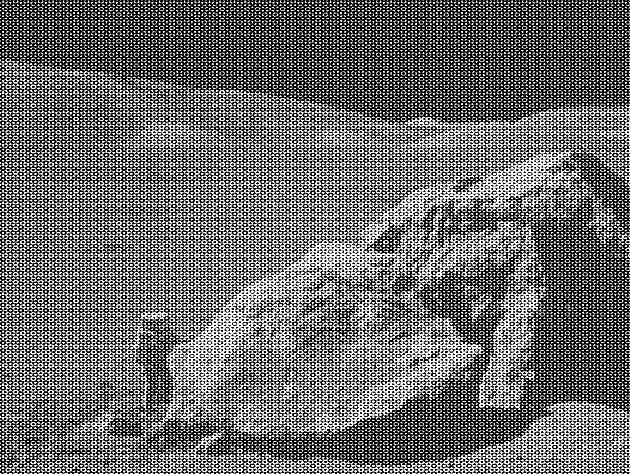
#> input picture Assignment 2 Submission/moonlanding.png, 630 x 474 px
$ python fft.py
#> lines starting #> are read from the running program, lines starting #| are printed output that depends on the picture
#Aleksas Murauskas and Jacob McConnell
#ECSE 316 Signals and Networks
#Fast Fourier Tranform


#TODO
#Implememnt two types of DFT
#Understand why one version
#Extend the FFT algo to a 2 Dimensions
# Use FFT to denoise an image
# Use FFT to compress a file

import sys
import matplotlib
import numpy
import numpy.fft
from matplotlib.colors import LogNorm
import matplotlib.pyplot as plt
import matplotlib.image as mpimg
import cv2
import math
#default input values
mode =1
image_filename="moonlanding.png";


for x in range(0,len(sys.argv)):
	if sys.argv[x]=="-m":
		mode = int(sys.argv[x+1])
	elif sys.argv[x]=="-i":
		image_filename = sys.argv[x+1]
'''
'''

#[Default] if mode =1
#For Fast mode, image is converted into FFT and displayed

# Mode =2
# denoise [truncate high frequencies]

# Mode =3
#Compression and save image

# Mode =4
#plot the runtime graphs for the report
# [44 lines left out: functions pad, f_filter, mode2, not called in this run]


def mode1(name):
    img =cv2.imread(image_filename,0)

    fig, axs = plt.subplots(1,2)
    axs[0].imshow(img,cmap='gray')
    axs[0].set_title('original')

    img=pad_for_two(img)
    ff= numpy.log(two_ddft(img))
    axs[1].imshow(numpy.real(ff), norm = matplotlib.colors.LogNorm())
    axs[0].set_title('ft')
    plt.show()


def next_power2(number):
    return 2**math.ceil(numpy.log2(number))
def pad_for_two(img):
    #makes sure both sides are powers of twos f
    height= len(img)
    width = len(img[0])
    new_height =next_power2(height)
    new_width= next_power2(width)
    new_array =numpy.empty(shape=(new_height, new_width))
    new_array.fill(0)
    new_height= len(new_array)
    new_width= len(new_array[0])
    # [4 lines of commented-out code are left out]
    for y in range (0,height):
        for x in range (0,width):
            new_array[y][x]=img[y][x]
    return new_array

# [12 lines left out: functions dftELEMENT, dftSLOW, not called in this run]


def jacobfft(x):
    N= len(x)
    if N==1:
        #return idftSLOW(x)
        return numpy.array([numpy.complex(x[0])])
    else:
        even =numpy.array(x[0:N:2])
        odd = numpy.array(x[1:N:2])
        result_even= jacobfft(even)
        result_odd= jacobfft(odd)
        result =numpy.array([0j]*N)
        for k in range (0,N//2):
            t= numpy.exp(-2j*numpy.pi*k/N)*result_odd[k]
            result[k]= result_even[k]+t
            result[k+N//2]=result_even[k]-t
        return result


def ifftCON(X):
    N=len(X)
    return (1/N)*numpy.conj(jacobfft(numpy.conj(X)))

def idft(x):
    return ifftCON(x)


def dft(data):
    #return numpy.fft.fft(data)
    return jacobfft(data)

def two_ddft(img_data):
    #dft the rows
    img_data= pad_for_two(img_data)
    changed_rows= list(map(lambda x: dft(x),img_data))
    return numpy.transpose(list(map(lambda x: dft(x),numpy.transpose(changed_rows))))

# [29 lines left out: functions i2ddft, SLOW, read_png, write_png, not called in this run]

import time

# [21 lines left out: function mode4, not called in this run]


if mode==4:
    mode4()
elif mode==2:
    mode2(image_filename)
else:
    mode1(image_filename)
#> in mode1, img is the input picture: shape (474, 630); min 0, max 255, mean 108.1
#> in pad_for_two, `height= len(img)`: height = 474
#> in pad_for_two, `width = len(img[0])`: width = 630
#> in pad_for_two, `new_height =next_power2(height)`: new_height = 512
#> in pad_for_two, `new_width= next_power2(width)`: new_width = 1024
#> in pad_for_two, `new_array.fill(0)`: new_array: shape (512, 1024) float64; every value is 0
#> after the loop in pad_for_two, `for y in range (0,height):`:
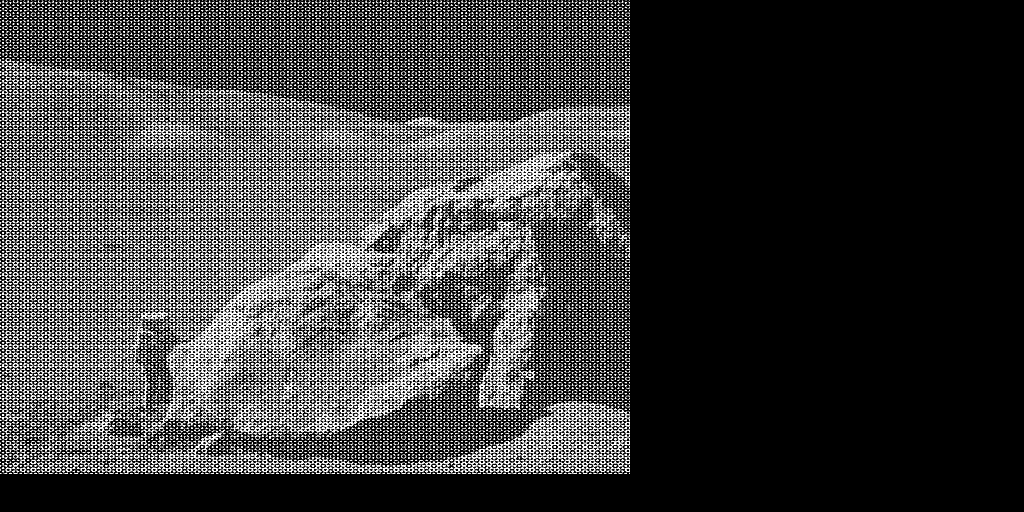
#> new_array: shape (512, 1024) float64; min 0, max 255, mean 61.6
#> in two_ddft, `changed_rows= list(map(lambda x: dft(x),img_data))`: changed_rows = 512 items
#> in mode1, `plt.show()`:
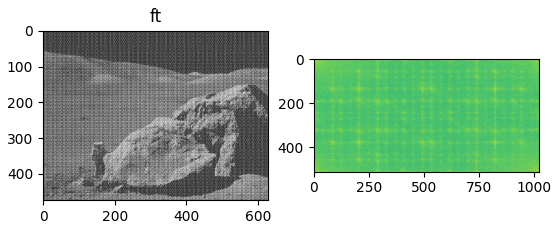
#> figure drawn by matplotlib, 2 panels
